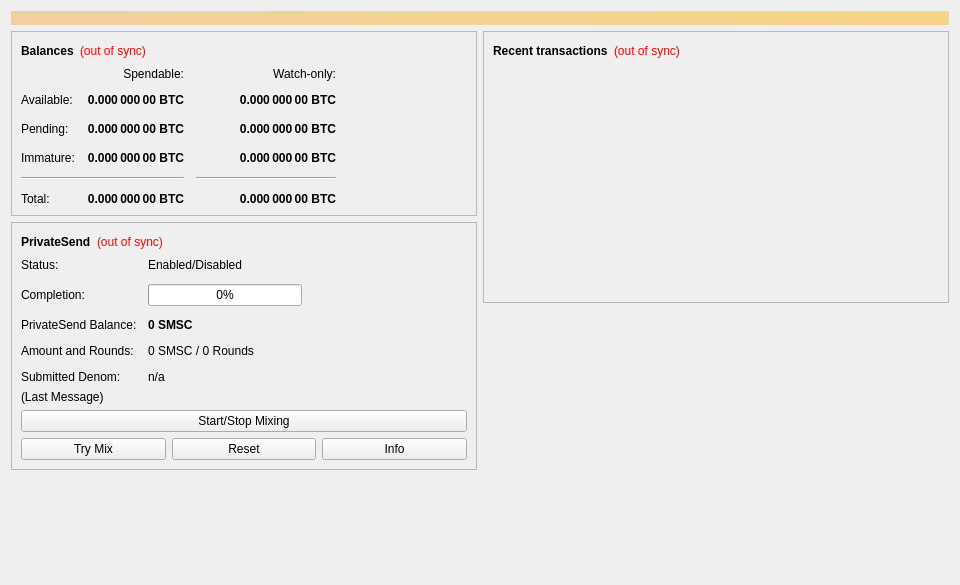
<?xml version="1.0" encoding="UTF-8"?>
<ui version="4.0">
 <class>OverviewPage</class>
 <widget class="QWidget" name="OverviewPage">
  <property name="geometry">
   <rect>
    <x>0</x>
    <y>0</y>
    <width>960</width>
    <height>585</height>
   </rect>
  </property>
  <property name="minimumSize">
   <size>
    <width>960</width>
    <height>0</height>
   </size>
  </property>
  <property name="windowTitle">
   <string>Form</string>
  </property>
  <layout class="QVBoxLayout" name="topLayout">
   <item>
    <widget class="QLabel" name="labelAlerts">
     <property name="visible">
      <bool>false</bool>
     </property>
     <property name="styleSheet">
      <string notr="true">background-color: qlineargradient(x1: 0, y1: 0, x2: 1, y2: 0, stop:0 #F0D0A0, stop:1 #F8D488); color:#000000;</string>
     </property>
     <property name="wordWrap">
      <bool>true</bool>
     </property>
     <property name="margin">
      <number>3</number>
     </property>
    </widget>
   </item>
   <item>
    <layout class="QHBoxLayout" name="horizontalLayout" stretch="1,1">
     <item>
      <layout class="QVBoxLayout" name="verticalLayout_2">
       <item>
        <widget class="QFrame" name="frame">
         <property name="frameShape">
          <enum>QFrame::StyledPanel</enum>
         </property>
         <property name="frameShadow">
          <enum>QFrame::Raised</enum>
         </property>
         <layout class="QVBoxLayout" name="verticalLayout_4">
          <item>
           <layout class="QHBoxLayout" name="horizontalLayout_4">
            <item>
             <widget class="QLabel" name="label_5">
              <property name="font">
               <font>
                <weight>75</weight>
                <bold>true</bold>
               </font>
              </property>
              <property name="text">
               <string>Balances</string>
              </property>
             </widget>
            </item>
            <item>
             <widget class="QLabel" name="labelWalletStatus">
              <property name="toolTip">
               <string>The displayed information may be out of date. Your wallet automatically synchronizes with the SMScoin network after a connection is established, but this process has not completed yet.</string>
              </property>
              <property name="styleSheet">
               <string notr="true">QLabel { color: red; }</string>
              </property>
              <property name="text">
               <string notr="true">(out of sync)</string>
              </property>
              <property name="alignment">
               <set>Qt::AlignLeading|Qt::AlignLeft|Qt::AlignVCenter</set>
              </property>
             </widget>
            </item>
            <item>
             <spacer name="horizontalSpacer_3">
              <property name="orientation">
               <enum>Qt::Horizontal</enum>
              </property>
              <property name="sizeHint" stdset="0">
               <size>
                <width>40</width>
                <height>20</height>
               </size>
              </property>
             </spacer>
            </item>
           </layout>
          </item>
          <item>
           <layout class="QGridLayout" name="gridLayout">
            <property name="spacing">
             <number>12</number>
            </property>
            <item row="2" column="2">
             <widget class="QLabel" name="labelWatchPending">
              <property name="font">
               <font>
                <weight>75</weight>
                <bold>true</bold>
               </font>
              </property>
              <property name="cursor">
               <cursorShape>IBeamCursor</cursorShape>
              </property>
              <property name="toolTip">
               <string>Unconfirmed transactions to watch-only addresses</string>
              </property>
              <property name="text">
               <string notr="true">0.000 000 00 BTC</string>
              </property>
              <property name="alignment">
               <set>Qt::AlignRight|Qt::AlignTrailing|Qt::AlignVCenter</set>
              </property>
              <property name="textInteractionFlags">
               <set>Qt::LinksAccessibleByMouse|Qt::TextSelectableByKeyboard|Qt::TextSelectableByMouse</set>
              </property>
             </widget>
            </item>
            <item row="2" column="1">
             <widget class="QLabel" name="labelUnconfirmed">
              <property name="font">
               <font>
                <weight>75</weight>
                <bold>true</bold>
               </font>
              </property>
              <property name="cursor">
               <cursorShape>IBeamCursor</cursorShape>
              </property>
              <property name="toolTip">
               <string>Total of transactions that have yet to be confirmed, and do not yet count toward the spendable balance</string>
              </property>
              <property name="text">
               <string notr="true">0.000 000 00 BTC</string>
              </property>
              <property name="alignment">
               <set>Qt::AlignRight|Qt::AlignTrailing|Qt::AlignVCenter</set>
              </property>
              <property name="textInteractionFlags">
               <set>Qt::LinksAccessibleByMouse|Qt::TextSelectableByKeyboard|Qt::TextSelectableByMouse</set>
              </property>
             </widget>
            </item>
            <item row="3" column="2">
             <widget class="QLabel" name="labelWatchImmature">
              <property name="font">
               <font>
                <weight>75</weight>
                <bold>true</bold>
               </font>
              </property>
              <property name="cursor">
               <cursorShape>IBeamCursor</cursorShape>
              </property>
              <property name="toolTip">
               <string>Mined balance in watch-only addresses that has not yet matured</string>
              </property>
              <property name="text">
               <string notr="true">0.000 000 00 BTC</string>
              </property>
              <property name="alignment">
               <set>Qt::AlignRight|Qt::AlignTrailing|Qt::AlignVCenter</set>
              </property>
              <property name="textInteractionFlags">
               <set>Qt::LinksAccessibleByMouse|Qt::TextSelectableByKeyboard|Qt::TextSelectableByMouse</set>
              </property>
             </widget>
            </item>
            <item row="4" column="0" colspan="2">
             <widget class="Line" name="lineSpendableBalance">
              <property name="orientation">
               <enum>Qt::Horizontal</enum>
              </property>
             </widget>
            </item>
            <item row="4" column="2">
             <widget class="Line" name="lineWatchBalance">
              <property name="sizePolicy">
               <sizepolicy hsizetype="Preferred" vsizetype="Fixed">
                <horstretch>0</horstretch>
                <verstretch>0</verstretch>
               </sizepolicy>
              </property>
              <property name="minimumSize">
               <size>
                <width>140</width>
                <height>0</height>
               </size>
              </property>
              <property name="orientation">
               <enum>Qt::Horizontal</enum>
              </property>
             </widget>
            </item>
            <item row="5" column="0">
             <widget class="QLabel" name="labelTotalText">
              <property name="text">
               <string>Total:</string>
              </property>
             </widget>
            </item>
            <item row="3" column="1">
             <widget class="QLabel" name="labelImmature">
              <property name="font">
               <font>
                <weight>75</weight>
                <bold>true</bold>
               </font>
              </property>
              <property name="cursor">
               <cursorShape>IBeamCursor</cursorShape>
              </property>
              <property name="toolTip">
               <string>Mined balance that has not yet matured</string>
              </property>
              <property name="text">
               <string notr="true">0.000 000 00 BTC</string>
              </property>
              <property name="alignment">
               <set>Qt::AlignRight|Qt::AlignTrailing|Qt::AlignVCenter</set>
              </property>
              <property name="textInteractionFlags">
               <set>Qt::LinksAccessibleByMouse|Qt::TextSelectableByKeyboard|Qt::TextSelectableByMouse</set>
              </property>
             </widget>
            </item>
            <item row="2" column="3">
             <spacer name="horizontalSpacer_2">
              <property name="orientation">
               <enum>Qt::Horizontal</enum>
              </property>
              <property name="sizeHint" stdset="0">
               <size>
                <width>40</width>
                <height>20</height>
               </size>
              </property>
             </spacer>
            </item>
            <item row="3" column="0">
             <widget class="QLabel" name="labelImmatureText">
              <property name="text">
               <string>Immature:</string>
              </property>
             </widget>
            </item>
            <item row="5" column="1">
             <widget class="QLabel" name="labelTotal">
              <property name="font">
               <font>
                <weight>75</weight>
                <bold>true</bold>
               </font>
              </property>
              <property name="cursor">
               <cursorShape>IBeamCursor</cursorShape>
              </property>
              <property name="toolTip">
               <string>Your current total balance</string>
              </property>
              <property name="text">
               <string notr="true">0.000 000 00 BTC</string>
              </property>
              <property name="alignment">
               <set>Qt::AlignRight|Qt::AlignTrailing|Qt::AlignVCenter</set>
              </property>
              <property name="textInteractionFlags">
               <set>Qt::LinksAccessibleByMouse|Qt::TextSelectableByKeyboard|Qt::TextSelectableByMouse</set>
              </property>
             </widget>
            </item>
            <item row="5" column="2">
             <widget class="QLabel" name="labelWatchTotal">
              <property name="font">
               <font>
                <weight>75</weight>
                <bold>true</bold>
               </font>
              </property>
              <property name="cursor">
               <cursorShape>IBeamCursor</cursorShape>
              </property>
              <property name="toolTip">
               <string>Current total balance in watch-only addresses</string>
              </property>
              <property name="text">
               <string notr="true">0.000 000 00 BTC</string>
              </property>
              <property name="alignment">
               <set>Qt::AlignRight|Qt::AlignTrailing|Qt::AlignVCenter</set>
              </property>
              <property name="textInteractionFlags">
               <set>Qt::LinksAccessibleByMouse|Qt::TextSelectableByKeyboard|Qt::TextSelectableByMouse</set>
              </property>
             </widget>
            </item>
            <item row="0" column="2">
             <widget class="QLabel" name="labelWatchonly">
              <property name="text">
               <string>Watch-only:</string>
              </property>
              <property name="alignment">
               <set>Qt::AlignRight|Qt::AlignTrailing|Qt::AlignVCenter</set>
              </property>
             </widget>
            </item>
            <item row="1" column="0">
             <widget class="QLabel" name="labelBalanceText">
              <property name="text">
               <string>Available:</string>
              </property>
             </widget>
            </item>
            <item row="1" column="1">
             <widget class="QLabel" name="labelBalance">
              <property name="font">
               <font>
                <weight>75</weight>
                <bold>true</bold>
               </font>
              </property>
              <property name="cursor">
               <cursorShape>IBeamCursor</cursorShape>
              </property>
              <property name="toolTip">
               <string>Your current spendable balance</string>
              </property>
              <property name="text">
               <string notr="true">0.000 000 00 BTC</string>
              </property>
              <property name="alignment">
               <set>Qt::AlignRight|Qt::AlignTrailing|Qt::AlignVCenter</set>
              </property>
              <property name="textInteractionFlags">
               <set>Qt::LinksAccessibleByMouse|Qt::TextSelectableByKeyboard|Qt::TextSelectableByMouse</set>
              </property>
             </widget>
            </item>
            <item row="1" column="2">
             <widget class="QLabel" name="labelWatchAvailable">
              <property name="font">
               <font>
                <weight>75</weight>
                <bold>true</bold>
               </font>
              </property>
              <property name="cursor">
               <cursorShape>IBeamCursor</cursorShape>
              </property>
              <property name="toolTip">
               <string>Your current balance in watch-only addresses</string>
              </property>
              <property name="text">
               <string notr="true">0.000 000 00 BTC</string>
              </property>
              <property name="alignment">
               <set>Qt::AlignRight|Qt::AlignTrailing|Qt::AlignVCenter</set>
              </property>
              <property name="textInteractionFlags">
               <set>Qt::LinksAccessibleByMouse|Qt::TextSelectableByKeyboard|Qt::TextSelectableByMouse</set>
              </property>
             </widget>
            </item>
            <item row="2" column="0">
             <widget class="QLabel" name="labelPendingText">
              <property name="text">
               <string>Pending:</string>
              </property>
             </widget>
            </item>
            <item row="0" column="1">
             <widget class="QLabel" name="labelSpendable">
              <property name="text">
               <string>Spendable:</string>
              </property>
              <property name="alignment">
               <set>Qt::AlignRight|Qt::AlignTrailing|Qt::AlignVCenter</set>
              </property>
             </widget>
            </item>
           </layout>
          </item>
         </layout>
        </widget>
       </item>
       <item>
        <widget class="QFrame" name="framePrivateSend">
         <property name="layoutDirection">
          <enum>Qt::LeftToRight</enum>
         </property>
         <property name="frameShape">
          <enum>QFrame::StyledPanel</enum>
         </property>
         <property name="frameShadow">
          <enum>QFrame::Raised</enum>
         </property>
         <layout class="QVBoxLayout" name="VerticalLayout_PS1">
          <item>
           <layout class="QHBoxLayout" name="horizontalLayout_5">
            <item>
             <widget class="QLabel" name="labelPrivateSendHeader">
              <property name="font">
               <font>
                <weight>75</weight>
                <bold>true</bold>
               </font>
              </property>
              <property name="text">
               <string>PrivateSend</string>
              </property>
             </widget>
            </item>
            <item>
             <widget class="QLabel" name="labelPrivateSendSyncStatus">
              <property name="toolTip">
               <string>The displayed information may be out of date. Your wallet automatically synchronizes with the SMScoin network after a connection is established, but this process has not completed yet.</string>
              </property>
              <property name="styleSheet">
               <string notr="true">QLabel { color: red; }</string>
              </property>
              <property name="text">
               <string notr="true">(out of sync)</string>
              </property>
              <property name="alignment">
               <set>Qt::AlignLeading|Qt::AlignLeft|Qt::AlignVCenter</set>
              </property>
             </widget>
            </item>
            <item>
             <spacer name="horizontalSpacer_4">
              <property name="orientation">
               <enum>Qt::Horizontal</enum>
              </property>
              <property name="sizeHint" stdset="0">
               <size>
                <width>40</width>
                <height>20</height>
               </size>
              </property>
             </spacer>
            </item>
           </layout>
          </item>
          <item>
           <layout class="QFormLayout" name="privateSendFormLayout">
            <property name="fieldGrowthPolicy">
             <enum>QFormLayout::AllNonFixedFieldsGrow</enum>
            </property>
            <property name="horizontalSpacing">
             <number>11</number>
            </property>
            <property name="verticalSpacing">
             <number>12</number>
            </property>
            <item row="0" column="0">
             <widget class="QLabel" name="labelPrivateSendEnabledText">
              <property name="text">
               <string>Status:</string>
              </property>
             </widget>
            </item>
            <item row="0" column="1">
             <widget class="QLabel" name="labelPrivateSendEnabled">
              <property name="text">
               <string>Enabled/Disabled</string>
              </property>
             </widget>
            </item>
            <item row="1" column="0">
             <widget class="QLabel" name="labelCompletitionText">
              <property name="text">
               <string>Completion:</string>
              </property>
             </widget>
            </item>
            <item row="1" column="1">
             <widget class="QProgressBar" name="privateSendProgress">
              <property name="maximumSize">
               <size>
                <width>154</width>
                <height>16777215</height>
               </size>
              </property>
              <property name="value">
               <number>0</number>
              </property>
             </widget>
            </item>
            <item row="2" column="0">
             <widget class="QLabel" name="labelAnonymizedText">
              <property name="text">
               <string>PrivateSend Balance:</string>
              </property>
             </widget>
            </item>
            <item row="2" column="1">
             <widget class="QLabel" name="labelAnonymized">
              <property name="font">
               <font>
                <weight>75</weight>
                <bold>true</bold>
               </font>
              </property>
              <property name="text">
               <string notr="true">0 SMSC</string>
              </property>
             </widget>
            </item>
            <item row="3" column="0">
             <widget class="QLabel" name="labelAmountAndRoundsText">
              <property name="text">
               <string>Amount and Rounds:</string>
              </property>
             </widget>
            </item>
            <item row="3" column="1">
             <widget class="QLabel" name="labelAmountRounds">
              <property name="text">
               <string>0 SMSC / 0 Rounds</string>
              </property>
             </widget>
            </item>
            <item row="4" column="0">
             <widget class="QLabel" name="labelSubmittedDenomText">
              <property name="text">
               <string>Submitted Denom:</string>
              </property>
             </widget>
            </item>
            <item row="4" column="1">
             <widget class="QLabel" name="labelSubmittedDenom">
              <property name="toolTip">
               <string>The denominations you submitted to the Masternode.&lt;br&gt;To mix, other users must submit the exact same denominations.</string>
              </property>
              <property name="text">
               <string>n/a</string>
              </property>
             </widget>
            </item>
           </layout>
          </item>
          <item>
           <layout class="QVBoxLayout" name="VerticalLayout_PS">
            <item>
             <widget class="QLabel" name="labelPrivateSendLastMessage">
              <property name="text">
               <string>(Last Message)</string>
              </property>
              <property name="alignment">
               <set>Qt::AlignLeading|Qt::AlignLeft|Qt::AlignTop</set>
              </property>
              <property name="wordWrap">
               <bool>true</bool>
              </property>
             </widget>
            </item>
            <item>
             <widget class="QPushButton" name="togglePrivateSend">
              <property name="sizePolicy">
               <sizepolicy hsizetype="MinimumExpanding" vsizetype="Fixed">
                <horstretch>0</horstretch>
                <verstretch>0</verstretch>
               </sizepolicy>
              </property>
              <property name="text">
               <string>Start/Stop Mixing</string>
              </property>
             </widget>
            </item>
            <item>
             <layout class="QHBoxLayout" name="horizontalLayout_debugbuttons">
              <item>
               <widget class="QPushButton" name="privateSendAuto">
                <property name="sizePolicy">
                 <sizepolicy hsizetype="MinimumExpanding" vsizetype="Fixed">
                  <horstretch>0</horstretch>
                  <verstretch>0</verstretch>
                 </sizepolicy>
                </property>
                <property name="toolTip">
                 <string>Try to manually submit a PrivateSend request.</string>
                </property>
                <property name="text">
                 <string>Try Mix</string>
                </property>
               </widget>
              </item>
              <item>
               <widget class="QPushButton" name="privateSendReset">
                <property name="sizePolicy">
                 <sizepolicy hsizetype="MinimumExpanding" vsizetype="Fixed">
                  <horstretch>0</horstretch>
                  <verstretch>0</verstretch>
                 </sizepolicy>
                </property>
                <property name="toolTip">
                 <string>Reset the current status of PrivateSend (can interrupt PrivateSend if it's in the process of Mixing, which can cost you money!)</string>
                </property>
                <property name="autoFillBackground">
                 <bool>false</bool>
                </property>
                <property name="text">
                 <string>Reset</string>
                </property>
               </widget>
              </item>
              <item>
               <widget class="QPushButton" name="privateSendInfo">
                <property name="sizePolicy">
                 <sizepolicy hsizetype="MinimumExpanding" vsizetype="Fixed">
                  <horstretch>0</horstretch>
                  <verstretch>0</verstretch>
                 </sizepolicy>
                </property>
                <property name="toolTip">
                 <string>Information about PrivateSend and Mixing</string>
                </property>
                <property name="text">
                 <string>Info</string>
                </property>
               </widget>
              </item>
             </layout>
            </item>
           </layout>
          </item>
         </layout>
        </widget>
       </item>
       <item>
        <spacer name="verticalSpacer">
         <property name="orientation">
          <enum>Qt::Vertical</enum>
         </property>
         <property name="sizeHint" stdset="0">
          <size>
           <width>20</width>
           <height>40</height>
          </size>
         </property>
        </spacer>
       </item>
      </layout>
     </item>
     <item>
      <layout class="QVBoxLayout" name="verticalLayout_3">
       <item>
        <widget class="QFrame" name="frame_2">
         <property name="frameShape">
          <enum>QFrame::StyledPanel</enum>
         </property>
         <property name="frameShadow">
          <enum>QFrame::Raised</enum>
         </property>
         <layout class="QVBoxLayout" name="verticalLayout">
          <item>
           <layout class="QHBoxLayout" name="horizontalLayout_2">
            <item>
             <widget class="QLabel" name="label_4">
              <property name="font">
               <font>
                <weight>75</weight>
                <bold>true</bold>
               </font>
              </property>
              <property name="text">
               <string>Recent transactions</string>
              </property>
             </widget>
            </item>
            <item>
             <widget class="QLabel" name="labelTransactionsStatus">
              <property name="toolTip">
               <string>The displayed information may be out of date. Your wallet automatically synchronizes with the SMScoin network after a connection is established, but this process has not completed yet.</string>
              </property>
              <property name="styleSheet">
               <string notr="true">QLabel { color: red; }</string>
              </property>
              <property name="text">
               <string notr="true">(out of sync)</string>
              </property>
              <property name="alignment">
               <set>Qt::AlignLeading|Qt::AlignLeft|Qt::AlignVCenter</set>
              </property>
             </widget>
            </item>
            <item>
             <spacer name="horizontalSpacer">
              <property name="orientation">
               <enum>Qt::Horizontal</enum>
              </property>
              <property name="sizeHint" stdset="0">
               <size>
                <width>40</width>
                <height>20</height>
               </size>
              </property>
             </spacer>
            </item>
           </layout>
          </item>
          <item>
           <widget class="QListView" name="listTransactions">
            <property name="styleSheet">
             <string notr="true">QListView { background: transparent; }</string>
            </property>
            <property name="frameShape">
             <enum>QFrame::NoFrame</enum>
            </property>
            <property name="verticalScrollBarPolicy">
             <enum>Qt::ScrollBarAlwaysOff</enum>
            </property>
            <property name="horizontalScrollBarPolicy">
             <enum>Qt::ScrollBarAlwaysOff</enum>
            </property>
            <property name="selectionMode">
             <enum>QAbstractItemView::NoSelection</enum>
            </property>
           </widget>
          </item>
         </layout>
        </widget>
       </item>
       <item>
        <spacer name="verticalSpacer_2">
         <property name="orientation">
          <enum>Qt::Vertical</enum>
         </property>
         <property name="sizeHint" stdset="0">
          <size>
           <width>20</width>
           <height>40</height>
          </size>
         </property>
        </spacer>
       </item>
      </layout>
     </item>
    </layout>
   </item>
  </layout>
 </widget>
 <resources/>
 <connections/>
</ui>
